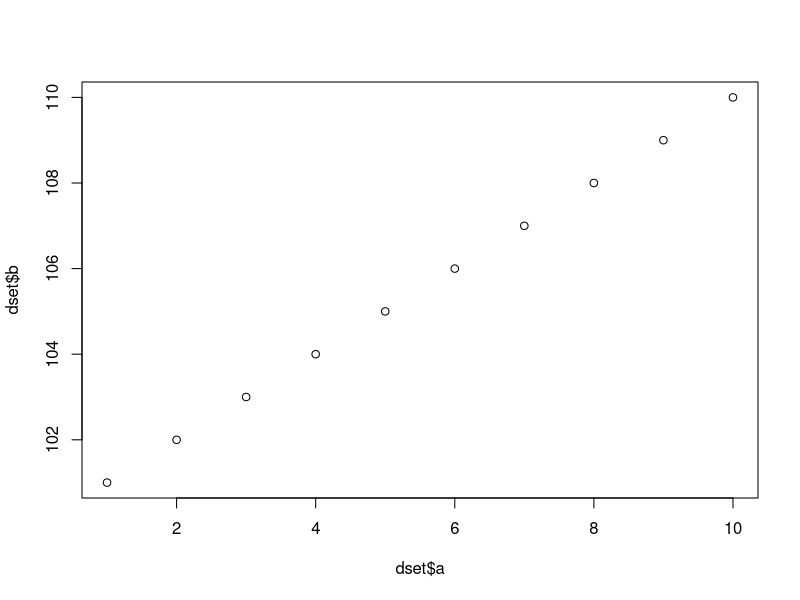

Here is the R script that generated this plot: (Note: this script raises an error after producing the figure.)
## ------------------------------------------------------
## 01_CLASS01.R - R Script for Lecture 01 (GIS course).

# version: 1.0
# Author: Bruno Conte Leite @2023-24
# b.conte@unibo.it

## ------------------------------------------------------


# 1. R BASICS: ENVIRONMENT AND PACKAGES ----

# 1.1. Working directory:

getwd() # learn which is the current working directory
setwd("~/Desktop/")

# 1.2. Basic R elements:

# creating vectors:
1:10
c("a", "b", "c", "abc", "def")
vector <- c("a", "b", "c", "abc", "def")
vector[2]
vector[-2]
vector <- rep(vector, 2)

# creating datasets - data.frame function:
dset <- data.frame(a = 1:10, b = 101:110, words = vector, stringsAsFactors=T)
class(dset)
# be careful with factors in R!
class(dset$words)
as.numeric(dset$words)

dset <- data.frame(a = 1:10, b = 101:110, words = vector, stringsAsFactors=F)
class(dset$words)
as.numeric(dset$words)

dset[1,2]
dset[1, 'b']

dset[,2]
dset[,'b']
dset$b

# Hint: NEVER use the number (for columns/variables)!

# plotting:
plot(dset$a, dset$b)

# appending data:
dset <- rbind(dset, c(3,6, "bruno"))
# the same for cbind (over columns)

# creating lists (sets):
dlist <- list(a = c("a", "b", "c", "abc", "def"), b = dset)
dlist[[1]]
dlist$a

# removing elements from environment:

ls() # list of elements in the environment
rm(dset)
rm(dlist)
rm(list = ls()) # cleaning environment

# character(0) = empty environment!

# 1.3. Working with packages/libraries:

# Example 1: data.table (package for high-dimension, fast
# data computations):

# install library (only once for each computer):
# install.packages('data.table')

# load library (its functions will become available):
library(data.table)

# data.table::year(as.Date('10-01-1959'))
# once the library is loaded, no need of data.table::
year(as.Date('10-01-1959'))

# Datasets library: contains several datasets
# https://stat.ethz.ch/R-manual/R-devel/library/datasets/html/00Index.html

datasets::AirPassengers
df.airqual <- data.table(airquality)

# Example of data operations: merging datasets

df.months <- data.table(Month = 1:12, month.text = month.name)

merge.data.table(df.airqual,df.months)

df.merged <- merge.data.table(df.airqual,df.months)

# Example 2: tidyverse library

# This is the most comprehensive, complete library
# of data sciences tools in R:

# https://www.tidyverse.org/

library(dplyr)

# Uses the "pipe" syntax (%>%)
# https://style.tidyverse.org/pipes.html

# Merging:
df.merged <- df.airqual %>% 
  left_join(df.months)

# Tibbles - class of tidyverse data frames:
df.merged <- tibble(df.merged)
df.merged # Better way of visualizing data frames.

# Selecting specific variables:
df.merged %>% 
  select(month.text, Day, Wind)

# Filtering a dataset:
df.merged %>% 
  filter(Month==5)

# Combining operations:
df.merged %>% 
  filter(month.text=='August') %>% 
  select(Month,Day,Ozone)

# There are several data operations (check them
# out: https://dplyr.tidyverse.org/)

# Saving/exporting data:

# Rdata files: optimized storage (wrt disk space):
save(df.merged,file = 'merged_dataset.rdata')

# My advise: always export data in csv with 'tab' separator:
fwrite(x = df.merged,file = 'merged_dataset.csv', sep = '\t')

# if you like Stata files:
library(haven)

# Importantly: Stata does not allow for '.' or other
# symbols in the column names. Replace them with '_':
setnames(df.merged, gsub('\\.', '_',tolower(names(df.merged))))
# Exporting it:
write_dta(data = df.merged, path = 'merged_dataset.dta')

# Example 3: plotting data with ggplot2 (part of tidyverse)
# https://ggplot2.tidyverse.org/index.html

library(ggplot2)

# Bar plot:
p <- ggplot(df.merged) +
  geom_bar(aes(x = month.text))
p
# Histogram:
p <- ggplot(df.merged) +
  geom_histogram(aes(x = Temp))
p
# Importance of aesthetics:
p <- ggplot(df.merged) +
  geom_histogram(aes(x = Temp, fill = month.text))
p
# Scatter plots (point):
ggplot(df.merged) + 
  geom_point(aes(Month,Temp, color = month.text))
# Importance of aesthetics:
ggplot(df.merged) + 
  geom_point(aes(Month,Temp, color = month.text))
# Correlation wind vs. temperature:
ggplot(df.merged) + 
  geom_point(aes(Wind,Temp))
ggplot(df.merged) + 
  geom_point(aes(Wind,Temp,color = month.text))
# Adding a layer (in this case, functional format):
ggplot(df.merged) + 
  geom_point(aes(Wind,Temp)) +
  geom_smooth(aes(Wind,Temp))
# Linear relation:
ggplot(df.merged) + 
  geom_point(aes(Wind,Temp)) +
  geom_smooth(aes(Wind,Temp),method = 'lm')

# For hands-in exercises:
df.ex.1 <- data.table(datasets::CO2)
df.ex.2 <- data.table(datasets::state.x77)


# ----






































































































# 
# 
